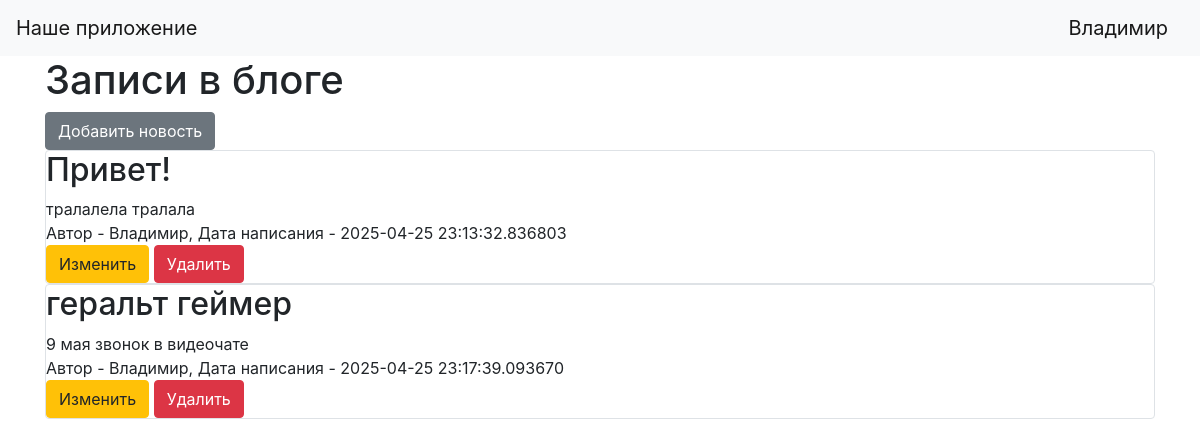
The page / (signed in) on the database its author committed.
### data/users.py (models this page shows, shortened)
class User(SqlAlchemyBase, UserMixin):
    __tablename__ = 'users'
    id = sqlalchemy.Column(sqlalchemy.Integer,
                           primary_key=True, autoincrement=True)
    name = sqlalchemy.Column(sqlalchemy.String, nullable=True)
    about = sqlalchemy.Column(sqlalchemy.String, nullable=True)
    email = sqlalchemy.Column(sqlalchemy.String,
                              index=True, unique=True, nullable=True)
    hashed_password = sqlalchemy.Column(sqlalchemy.String, nullable=True)
    created_date = sqlalchemy.Column(sqlalchemy.DateTime,
                                     default=datetime.datetime.now)
    news = orm.relationship("News", back_populates='user')

### data/news.py (models this page shows, shortened)
class News(SqlAlchemyBase):
    __tablename__ = 'news'
    id = sqlalchemy.Column(sqlalchemy.Integer,
                           primary_key=True, autoincrement=True)
    title = sqlalchemy.Column(sqlalchemy.String, nullable=True)
    content = sqlalchemy.Column(sqlalchemy.String, nullable=True)
    created_date = sqlalchemy.Column(sqlalchemy.DateTime,
                                     default=datetime.datetime.now)
    is_private = sqlalchemy.Column(sqlalchemy.Boolean, default=True)
    user_id = sqlalchemy.Column(sqlalchemy.Integer,
                                sqlalchemy.ForeignKey("users.id"))
    user = orm.relationship('User')
    categories = orm.relationship("Category",
                                  secondary="association",
                                  backref="news")

### main.py (the view)
@app.route("/")
def index():
    db_sess = db_session.create_session()
    if current_user.is_authenticated:
        news = db_sess.query(News).filter(
            (News.user == current_user) | (News.is_private != True))
    else:
        news = db_sess.query(News).filter(News.is_private != True)
    return render_template("index.html", news=news)

### data/db_session.py (called while the page is built)
def create_session() -> Session:
    global __factory
    return __factory()

### main.py (called while the page is built)
@login_manager.user_loader
def load_user(user_id):
    db_sess = db_session.create_session()
    return db_sess.query(User).get(user_id)

### templates/index.html
{% extends "base.html" %}
{% block content %}
<h1>Записи в блоге</h1>
{% if current_user.is_authenticated %}
    <a href="news" class="btn btn-secondary">Добавить новость</a>
{% endif %}
{% for item in news%}
<div class="col-md6 border rounded">
    <h2>{{item.title}}</h2>
    <div>
        {{item.content}}
    </div>
    <div>
        Автор - {{item.user.name}}, Дата написания - {{item.created_date}}
    </div>
    {% if current_user.is_authenticated and current_user == item.user %}
    <div>
        <a href="/news/{{ item.id }}" class="btn btn-warning">
            Изменить
        </a>
        <a href="/news_delete/{{ item.id }}" class="btn btn-danger">
            Удалить
        </a>
    </div>
    {% endif %}
</div>
{% endfor %}
{% endblock %}

### templates/base.html (shortened to what this page needs)
<!doctype html>
<html lang="en">
<head>
    <link rel="stylesheet"
          href="https://stackpath.bootstrapcdn.com/bootstrap/4.4.1/css/bootstrap.min.css"
>
</head>
<body>
<header>
    <nav class="navbar navbar-light bg-light">
        <a class="navbar-brand" href="#">Наше приложение</a>
        {% if current_user.is_authenticated %}
            <a class="navbar-brand" href="/logout">{{ current_user.name }}</a>
        {% else %}
            <p>
                <a class="btn btn-primary " href="/register">Зарегистрироваться</a>
                <a class="btn btn-success" href="/login">Войти</a>
            </p>
        {% endif %}
    </nav>
</header>
<main role="main" class="container">
    {% block content %}
    {% endblock %}
</main>
</body>
</html>

### rows shown on the page
User: name "Владимир"
News: title "Привет!", content "тралалела тралала", user.name "Владимир", created_date "2025-04-25 23:13:32.836803"
News: title "геральт геймер", content "9 мая звонок в видеочате", user.name "Владимир", created_date "2025-04-25 23:17:39.093670"
